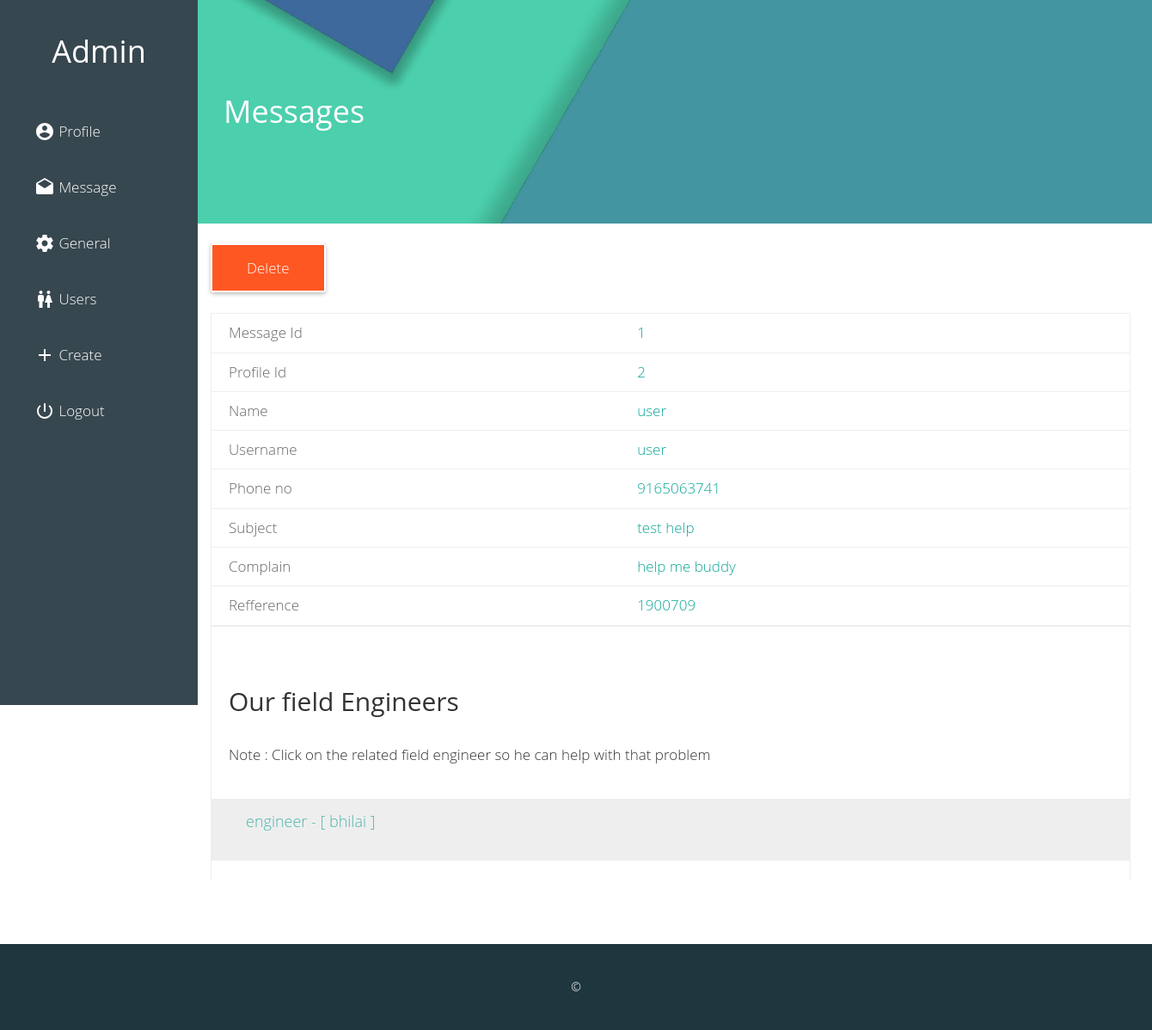
/admin/message-view.php?id=1 (signed in), run on the app's committed database.
### tables this page shows
CREATE TABLE `cmp_log` (
  `id` int(11) NOT NULL,
  `user_id` int(3) NOT NULL,
  `name` varchar(50) NOT NULL,
  `username` varchar(50) NOT NULL,
  `email` varchar(80) NOT NULL,
  `phone no` varchar(10) NOT NULL,
  `subject` varchar(150) NOT NULL,
  `complain` varchar(300) NOT NULL,
  `ref_no` int(100) NOT NULL
);

CREATE TABLE `dummy` (
  `id` int(11) NOT NULL,
  `name` varchar(20) NOT NULL,
  `user_name` varchar(20) NOT NULL,
  `email` varchar(170) NOT NULL,
  `post` varchar(50) NOT NULL,
  `password` varchar(20) NOT NULL,
  `time` timestamp NOT NULL DEFAULT CURRENT_TIMESTAMP ON UPDATE CURRENT_TIMESTAMP
);

### admin/message-view.php (the view, shortened to what this page needs)
<?php
  require '../core/config.php';
  $id = $_GET['id'];
 ?>
<!DOCTYPE html>
<html>
  <head>
    <link rel="stylesheet" href="../files/css/bootstrap.css">
    <link rel="stylesheet" href="../files/css/custom.css">
  </head>
  <body>
  <?php require 'nav.php';?>
  <div class="animated fadeIn">
  <div class="cover main">
    <h1>Messages</h1>
  </div>
    <div class="div">
        <div class="col-lg-12 ">
          <?php
          echo "<a class='button logout' href ='m_delete.php?id=$id' onClick=\"javascript:return confirm ('Are you really want to delete ?');\">Delete</a>";
           ?>
           <br><br><br><br>
          <table>
          <?php
            $query1=mysql_query("SELECT * FROM `cmp_log` WHERE id='$id'");
            while( $arry=mysql_fetch_array($query1) ) {
              $id = $arry['id'];
              $user_id = $arry['user_id'];
              $name = $arry['name'];
              $username = $arry['username'];
              $phone_no = $arry['phone no'];
              $subject = $arry['subject'];
              $complain = $arry['complain'];
              $ref = $arry['ref_no'];
            }
               echo "<tr> <td> <b> Message Id </b> </td>";
               echo "     <td> ".$id."</td> </tr>";
               echo "<tr> <td> <b> Profile Id </b> </td>";
               echo "     <td> ".$user_id."</td> </tr>";
               echo "<tr> <td> <b> Name </b> </td>";
               echo "     <td> ".$name."</td> </tr>";
               echo "<tr> <td> <b> Username </b> </td>";
               echo "     <td> ".$username."</td> </tr>";
               echo "<tr> <td> <b> Phone no </b> </td>";
               echo "     <td> ".$phone_no."</td> </tr>";
               echo "<tr> <td> <b> Subject </b> </td>";
               echo "     <td> ".$subject."</td> </tr>";
               echo "<tr> <td> <b> Complain </b> </td>";
               echo "     <td> ".$complain."</td></tr>";
               echo "<tr> <td> <b> Refference </b> </td>";
               echo "     <td> ".$ref."</td></tr>";
          ?>
          </table>
          <div class="field-off jumbotron">
            <br>
            <h2>Our field Engineers</h2>
            <p>Note : Click on the related field engineer so he can help with that problem </p>
                <div class="li">
            <?php
              $db=mysql_query("SELECT * FROM `dummy`");
                while($data=mysql_fetch_array($db)) {
                   $name = $data['name'];
                  $post = $data['post'];
                  echo " <a class='list' href='forward.php?dummy=$name & id=$id'> $name - [ $post ]</a> <br> ";
                }
            ?>
                </div>
          </div>
          <br><br>
      </div>
    </div>
  </div>
  <footer>
        <br><br>&copy
  </footer>
  </body>
</html>

### admin/nav.php (shortened to what this page needs)
<nav class="admin">
  <ul>
    <h1>Admin</h1>
      <li><a href="admin-profile.php">
      Profile</a></li>
      <li><a class="disable" href="message.php">
      <svg fill="#FFFFFF" height="24" viewBox="0 0 24 24" width="24" xmlns="http://www.w3.org/2000/svg">
          <path d="M21.99 8c0-.72-.37-1.35-.94-1.7L12 1 2.95 6.3C2.38 6.65 2 7.28 2 8v10c0 1.1.9 2 2 2h16c1.1 0 2-.9 2-2l-.01-10zM12 13L3.74 7.84 12 3l8.26 4.84L12 13z"/>
         <path d="M0 0h24v24H0z" fill="none"/>
      </svg>
      Message</a></li>
      <li><a href="general.php">
      General</a></li>
      <li><a href="users.php">
      Users</a></li>
      <li><a href="create.php">
        <svg fill="#FFFFFF" height="24" viewBox="0 0 24 24" width="24" xmlns="http://www.w3.org/2000/svg">
            <path d="M19 13h-6v6h-2v-6H5v-2h6V5h2v6h6v2z"/>
            <path d="M0 0h24v24H0z" fill="none"/>
        </svg>
      Create</a></li>
      <li><a href="../logout.php" onClick="javascript:return confirm ('Are you really want to delete ?');">
      Logout</a></li>
  </ul>
</nav>

### files/css/custom.css (style rules this page uses)
body { font-family:"Gotham A", Gotham, "Gotham SSm A", "Gotham SSm B", "Gotham SSm", "Proxima Nova", "Open Sans", "Helvetica Neue", Helvetica, Arial, sans-serif; font-weight: lighter; }
a,a:hover,a:focus,a:visited { color:#4db6ac; text-decoration: none!important; outline: 0px!important; }
a:-webkit-any-link { text-decoration: none;!important }
.col-lg-12 p { font-size: 17px!important; }
.cover { width:100%; height: 260px; background: #4db6ac url('../img/hhh.png'); background-position: center center; background-size: cover; position: relative; float: left; z-index: 999; color: #fff; }
.admin { background: #4db6ac url('../img/admin.jpg'); background-size: cover; }
.main { padding-top: 90px; padding-left: 260px; padding-right: 30px; color:#fff; }
.div { width:1100px; min-height: 700px;; padding-top: 20px; background: #fff; position: relative; float: left; left: 230px; }
nav.admin { width:230px; height: 820px; background:#37474f; padding: 0px; padding-top: 20px; position: fixed; float: left; z-index: 9999; }
.admin h1 { color:#fff; text-align: center; padding-bottom: 30px; }
nav.admin ul { list-style-type: none; padding: 0px; margin: 0px; }
nav.admin ul li { display: block; list-style-type: none; margin: 0px; padding: 0px; width:230px; }
nav.admin ul li a { text-decoration: none; color: #fff; font-size: 17px; display: block; line-height: 65px; border-right: 5px solid #37474f; -webkit-transition: 0.3s; transition: 0.3s; padding-left: 40px; padding-top: 0px; top: 20px; }
nav.admin ul li a svg { position: relative; top: 6px; }
.button { position: relative; top: 20px; padding: 15px 40px; color: #fff!important; border-radius: 2px; box-shadow: 0 2px 5px rgba(0,0,0,.26); font-size: 17px; }
.logout { border: 2px solid #fff!important; background:#FF5722; }
table { width:100%; border-left: 1px solid #eee; border-right: 1px solid #eee; font-size: 17px; }
td { padding:10px; border-top: 1px solid #eee; border-bottom: 1px solid #eee; padding-left: 20px; color:#0ea798; }
table b { font-weight: lighter!important; color: #666; }
p { font-weight: lighter!important; font-size: 19px!important; line-height: 32px; padding: 20px!important; }
.field-off { width:100%; height: 300px; background: #fff; position: relative; border: 1px solid #eee; padding-top: 30px; }
h2 { padding-left: 20px; }
.li { width:100%; height: auto; padding-bottom: 30px; padding-top: 10px; background: #eee; float: left; padding-left: 40px; }
.list { line-height: 32px; font-size: 18px; }
footer { width: 100%; height: 100px; background: #1e363e; position: relative; float: left; text-align: center; color: #fff; }
.animated { animation-duration: 1s; animation-fill-mode: both; }
.fadeIn { animation-name: fadeIn; }

### data on the page
cmp_log: id "1", user "2", name "user", username "user", phone no "9165063741", subject "test help", complain "help me buddy", ref_no "1900709"
dummy: name "engineer", post "bhilai"
